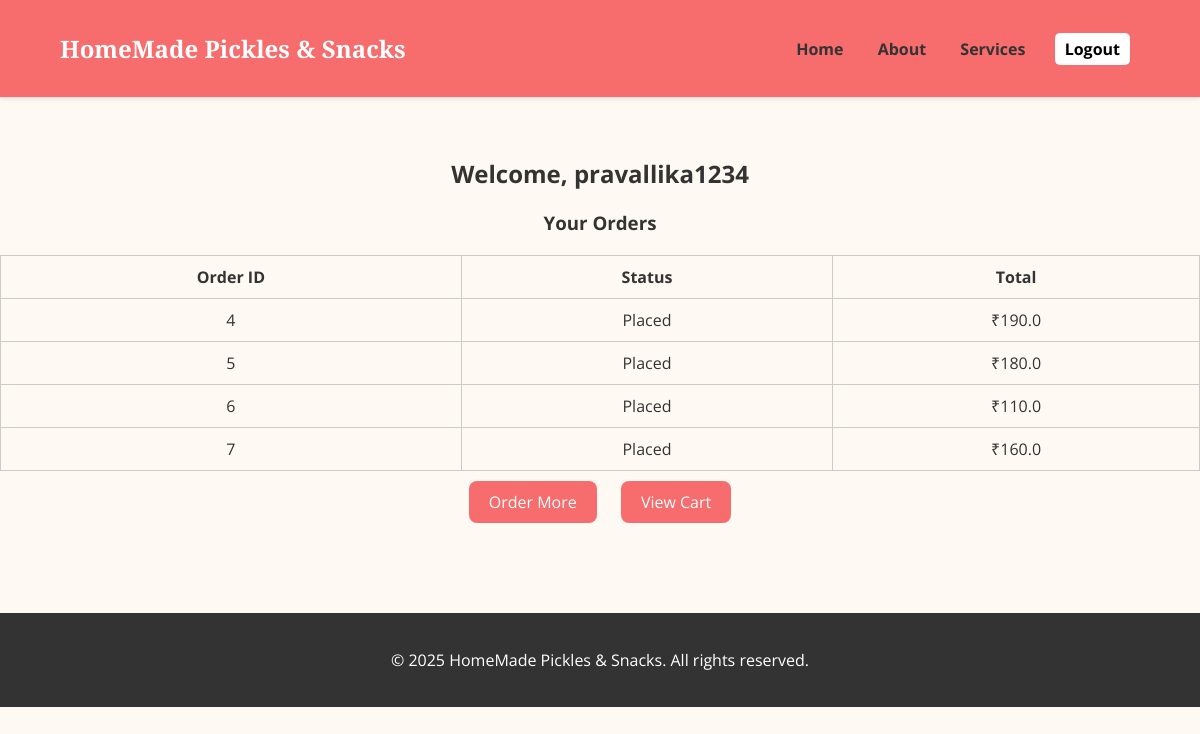
Page /dashboard (signed in) on the committed database.
### models.py (models this page shows)
class User(db.Model):
    id = db.Column(db.Integer, primary_key=True)
    username = db.Column(db.String(80), nullable=False, unique=True)
    email = db.Column(db.String(120), nullable=False, unique=True)
    password = db.Column(db.String(200), nullable=False)
    is_admin = db.Column(db.Boolean, default=False)

class Order(db.Model):
    id = db.Column(db.Integer, primary_key=True)
    user_id = db.Column(db.Integer, db.ForeignKey('user.id'))
    total = db.Column(db.Float)
    status = db.Column(db.String(50), default='Placed')
    address = db.Column(db.Text)
    timestamp = db.Column(db.DateTime, default=datetime.utcnow)
    user = db.relationship('User', backref='orders')
    ratings = db.relationship('Rating', backref='order')
    order_items = db.relationship('OrderItem', backref='order')

### app.py (the view)
@app.route('/dashboard')
@login_required
def dashboard():
    user = User.query.get(session['user_id'])
    if user.is_admin:
        products = Product.query.all()
        for product in products:
            avg = db.session.query(db.func.avg(Rating.stars)).filter_by(product_id=product.id).scalar()
            product.avg_rating = avg
        orders = Order.query.all()
        for order in orders:
            rating = Rating.query.filter_by(order_id=order.id).first()
            order.rating = rating
        customers = User.query.filter_by(is_admin=False).all()
        admins = User.query.filter_by(is_admin=True).all()
        return render_template('admin_dashboard.html', customers=customers, admins=admins,
                               products=products, orders=orders)
    else:
        orders = Order.query.filter_by(user_id=user.id).all()
        return render_template('customer_dashboard.html', user=user, orders=orders)

### app.py (called while the page is built)
def login_required(f):
    @wraps(f)
    def decorated_function(*args, **kwargs):
        if 'user_id' not in session:
            return redirect(url_for('login'))
        return f(*args, **kwargs)
    return decorated_function

### templates/customer_dashboard.html
{% extends "base.html" %}
{% block content %}
<section class="section">
    <div class="container">
        <h2>Welcome, {{ user.username }}</h2>
        <h3>Your Orders</h3>
        <table>
            <tr><th>Order ID</th><th>Status</th><th>Total</th></tr>
            {% for order in orders %}
            <tr><td>{{ order.id }}</td><td>{{ order.status }}</td><td>₹{{ order.total }}</td></tr>
            {% endfor %}
        </table>
        <a href="/products" class="btn">Order More</a>
        <a href="/cart" class="btn">View Cart</a>
    </div>
</section>
{% endblock %}

### static/styles.css (style rules this page uses)
body { margin: 0; font-family: 'Open Sans', sans-serif; background-color: #fff9f4; color: #333; }
.section { padding: 40px 0; text-align: center; }
.btn { display: inline-block; background-color: #f76c6c; color: white; padding: 10px 20px; margin: 10px; border-radius: 8px; text-decoration: none; }
table { width: 100%; border-collapse: collapse; margin-top: 20px; }
table, th, td { border: 1px solid #ccc; }
th, td { padding: 10px; text-align: center; }

### rows in the picture
User: username "pravallika1234"
Order: id "4", status "Placed", total "190.0"
Order: id "5", status "Placed", total "180.0"
Order: id "6", status "Placed", total "110.0"
Order: id "7", status "Placed", total "160.0"
